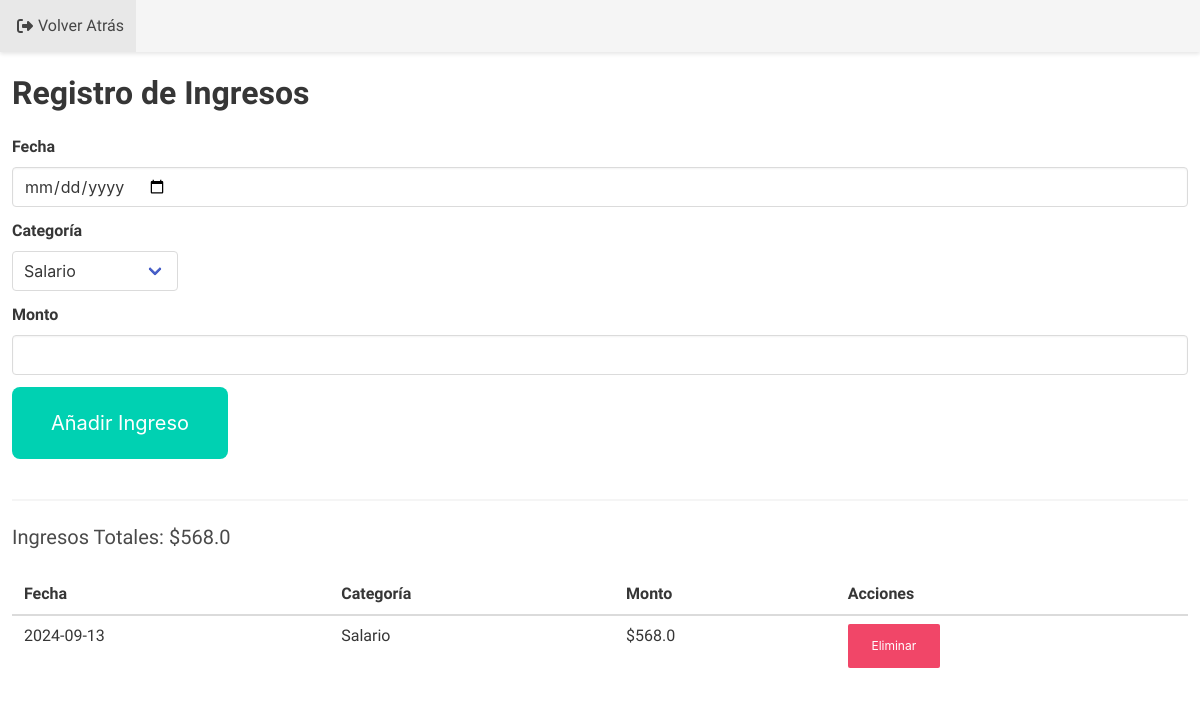
The page /ingresos (signed in) on the database its author committed.
### models.py (models this page shows)
class Ingreso(db.Model):
    id = db.Column(db.Integer, primary_key=True)
    amount = db.Column(db.Float, nullable=False)
    category = db.Column(db.String(100), nullable=False)
    date = db.Column(db.Date, nullable=False)
    user_id = db.Column(db.Integer, db.ForeignKey('usuario.id'), nullable=False)

### app.py (the view, shortened to what this page needs)
@app.route('/ingresos', methods=['GET', 'POST', 'DELETE'])
@login_required
def listar_ingresos():
    if request.method == 'POST':
        try:
            date_str = request.form['date']
            date_obj = datetime.strptime(date_str, '%Y-%m-%d').date()
            new_ingreso = Ingreso(
                amount=float(request.form['amount']),
                category=request.form['category'],
                date=date_obj,
                user_id=current_user.id
            )
            db.session.add(new_ingreso)
            db.session.commit()
            ingresos = Ingreso.query.filter_by(user_id=current_user.id).all()
            total_ingreso = sum(ingreso.amount for ingreso in ingresos)
            ingresos_data = [{'id': ingreso.id, 'date': ingreso.date.strftime('%Y-%m-%d'), 'category': ingreso.category, 'amount': ingreso.amount} for ingreso in ingresos]
            return jsonify({'ingresos': ingresos_data, 'total_ingreso': total_ingreso}), 200
        except Exception as e:
            db.session.rollback()
            print(e)  # Para depuración
            return jsonify({'error': str(e)}), 500
    elif request.method == 'GET':
        ingresos = Ingreso.query.filter_by(user_id=current_user.id).all()
        total_ingreso = sum(ingreso.amount for ingreso in ingresos)
        return render_template('listar_ingresos.html', ingresos=ingresos, total_ingreso=total_ingreso)

### app.py (called while the page is built)
@login_manager.user_loader
def load_user(user_id):
    return Usuario.query.get(int(user_id))

### templates/listar_ingresos.html (shortened to what this page needs)
<!DOCTYPE html>
<html lang="es">
<head>
    <link rel="stylesheet" href="https://cdn.jsdelivr.net/npm/bulma@0.9.3/css/bulma.min.css">
    <link rel="stylesheet" href="{{ url_for('static', filename='style.css') }}">
</head>
<body>
    <nav class="navbar is-fixed-top is-light">
        <div id="navbarMenu" class="navbar-menu">
            <div class="navbar-start">
                <a class="navbar-item" href="{{ url_for('home') }}">
                    <i class="fas fa-sign-out-alt" style="padding: 5px"></i> Volver Atrás
                </a>
            </div>
        </div>
    </nav>
    <section class="section-ingresos" style="margin-top: 75px;">
        <div class="container-ingresos">
            <h1 class="title">Registro de Ingresos</h1>
            <form id="ingreso-form">
                <div class="field">
                    <label class="label">Fecha</label>
                    <div class="control">
                        <input class="input" type="date" name="date" required>
                    </div>
                </div>
                <div class="field">
                    <label class="label">Categoría</label>
                    <div class="control">
                        <div class="select">
                            <select id="SltIngresos" name="category">
                                <option value="Salario">Salario</option>
                            </select>
                        </div>
                    </div>
                </div>
                <div class="field">
                    <label class="label">Monto</label>
                    <div class="control">
                        <input class="input" type="number" name="amount" step="0.01" required>
                    </div>
                </div>
                <button class="button is-primary" type="submit">Añadir Ingreso</button>
            </form>
            <hr>
            <h2 class="subtitle">Ingresos Totales: $<span id="total-ingreso">{{ total_ingreso }}</span></h2>
            <table class="table is-fullwidth">
                <thead>
                    <tr>
                        <th>Fecha</th>
                        <th>Categoría</th>
                        <th>Monto</th>
                        <th>Acciones</th>
                    </tr>
                </thead>
                <tbody id="ingresos-list">
                    {% for ingreso in ingresos %}
                    <tr>
                        <td>{{ ingreso.date.strftime('%Y-%m-%d') }}</td>
                        <td>{{ ingreso.category }}</td>
                        <td>${{ ingreso.amount }}</td>
                        <td>
                            <button class="button is-small is-danger" onclick="deleteIngreso({{ ingreso.id }})">Eliminar</button>
                        </td>
                    </tr>
                    {% endfor %}
                </tbody>
            </table>
        </div>
    </section>
</body>
</html>

### static/style.css (style rules this page uses)
:root { --bulma-success-h: 114deg; --bulma-success-s: 85%; --bulma-success-l: 35%; }
* { margin: 0; padding: 0; box-sizing: border-box; font-family: "SUSE", sans-serif; }
body { margin: 12px; }
.navbar { box-shadow: 0 2px 4px rgba(0, 0, 0, 0.1); }
.button { margin-bottom: 1rem; font-size: 1.25rem; padding: 1.75em 1.90em; border-radius: 0.5rem; }

### rows shown on the page
Ingreso: date "2024-09-13", category "Salario", amount "568.0"

### other values the page prints
{{ total_ingreso }} "568.0"
